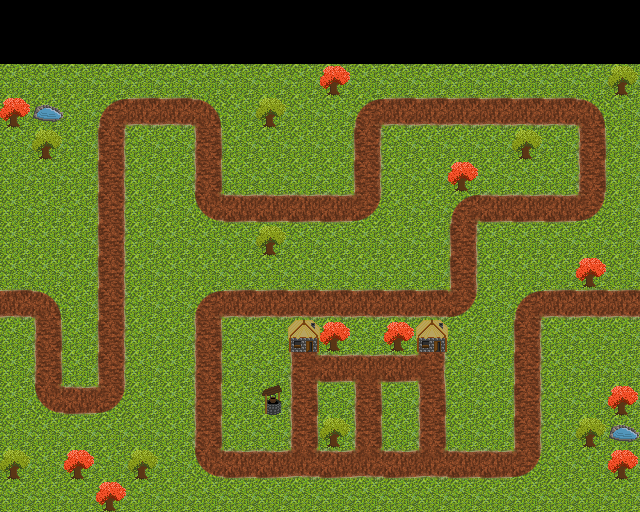

A 2D game scene composited from a Tiled map and its tileset images. What follows is a short description and the map's XML, with each tile layer's data collapsed to a summary:
An orthogonal 20x16 tile map with 32x32 px tiles, 4 tile layers (Background, Path, Foreground, Objects).

<map version="1.0" orientation="orthogonal" width="20" height="16" tilewidth="32" tileheight="32">
 <tileset firstgid="1" name="Tiles" tilewidth="32" tileheight="32">
  <image source="../packer/tiles.png" width="256" height="256" />
 </tileset>
 <layer name="Background" width="20" height="16">
  <data>[320 cells, 280 non-empty, 1 distinct tile ids]</data>
 </layer>
 <layer name="Path" width="20" height="16">
  <data>[320 cells, 78 non-empty, 4 distinct tile ids]</data>
 </layer>
 <layer name="Foreground" width="20" height="16">
  <data>[320 cells, 16 non-empty, 2 distinct tile ids]</data>
 </layer>
 <layer name="Objects" width="20" height="16">
  <data>[320 cells, 25 non-empty, 6 distinct tile ids]</data>
 </layer>
</map>
